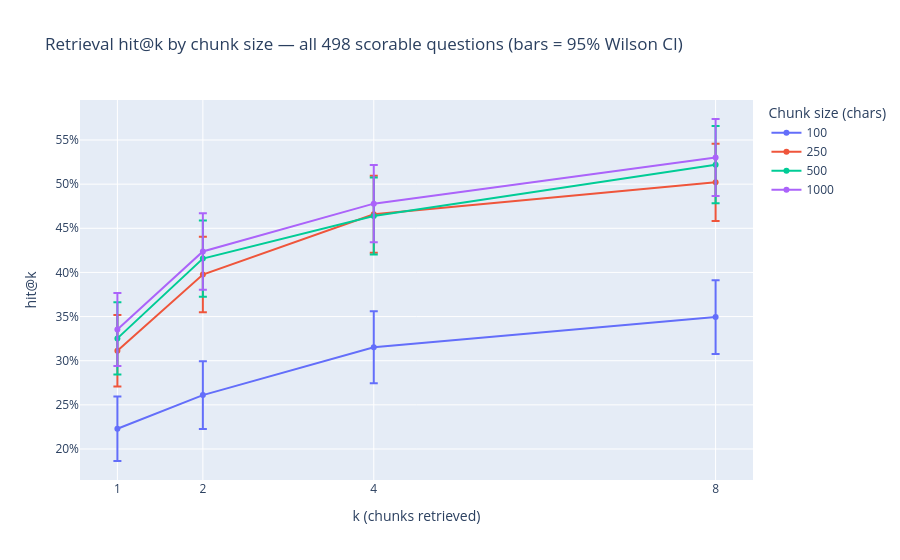

Notebook code cell kept with this figure:
### Code cell
long = pd.concat([
    all_q.assign(k=k, hit=all_q[f"hit@{k}"], ci=all_q[f"ci95@{k}"])[["chunk_size", "k", "hit", "ci"]]
    for k in ks
])
long["chunk_size"] = long["chunk_size"].astype(str)
fig = px.line(
    long, x="k", y="hit", color="chunk_size", error_y="ci", markers=True,
    labels={"k": "k (chunks retrieved)", "hit": "hit@k", "chunk_size": "Chunk size (chars)"},
    title="Retrieval hit@k by chunk size — all 498 scorable questions (bars = 95% Wilson CI)",
)
fig.update_layout(yaxis_tickformat=".0%")
fig.update_xaxes(tickvals=ks)
fig.show()

### Figure 1 — Plotly figure (JSON) as saved in the notebook; plotly's stock layout.template omitted (floating-point values rounded to 4 significant figures)
{"data": [{"error_y": {"array": [0.03648, 0.03847, 0.04068, 0.04173]}, "hovertemplate": "Chunk size (chars)=100<br>k (chunks retrieved)=%{x}<br>hit@k=%{y}<extra></extra>", "legendgroup": "100", "line": {"color": "#636efa", "dash": "solid"}, "marker": {"symbol": "circle"}, "mode": "lines+markers", "name": "100", "orientation": "v", "showlegend": true, "type": "scatter", "x": [1, 2, 4, 8], "xaxis": "x", "y": [0.2229, 0.261, 0.3153, 0.3494], "yaxis": "y"}, {"error_y": {"array": [0.04054, 0.04283, 0.04365, 0.04375]}, "hovertemplate": "Chunk size (chars)=250<br>k (chunks retrieved)=%{x}<br>hit@k=%{y}<extra></extra>", "legendgroup": "250", "line": {"color": "#EF553B", "dash": "solid"}, "marker": {"symbol": "circle"}, "mode": "lines+markers", "name": "250", "orientation": "v", "showlegend": true, "type": "scatter", "x": [1, 2, 4, 8], "xaxis": "x", "y": [0.3112, 0.3976, 0.4659, 0.502], "yaxis": "y"}, {"error_y": {"array": [0.04101, 0.04312, 0.04363, 0.0437]}, "hovertemplate": "Chunk size (chars)=500<br>k (chunks retrieved)=%{x}<br>hit@k=%{y}<extra></extra>", "legendgroup": "500", "line": {"color": "#00cc96", "dash": "solid"}, "marker": {"symbol": "circle"}, "mode": "lines+markers", "name": "500", "orientation": "v", "showlegend": true, "type": "scatter", "x": [1, 2, 4, 8], "xaxis": "x", "y": [0.3253, 0.4157, 0.4639, 0.5221], "yaxis": "y"}, {"error_y": {"array": [0.04133, 0.04324, 0.0437, 0.04367]}, "hovertemplate": "Chunk size (chars)=1000<br>k (chunks retrieved)=%{x}<br>hit@k=%{y}<extra></extra>", "legendgroup": "1000", "line": {"color": "#ab63fa", "dash": "solid"}, "marker": {"symbol": "circle"}, "mode": "lines+markers", "name": "1000", "orientation": "v", "showlegend": true, "type": "scatter", "x": [1, 2, 4, 8], "xaxis": "x", "y": [0.3353, 0.4237, 0.4779, 0.5301], "yaxis": "y"}], "layout": {"legend": {"title": {"text": "Chunk size (chars)"}, "tracegroupgap": 0}, "title": {"text": "Retrieval hit@k by chunk size — all 498 scorable questions (bars = 95% Wilson CI)"}, "xaxis": {"anchor": "y", "domain": [0.0, 1.0], "tickvals": [1, 2, 4, 8], "title": {"text": "k (chunks retrieved)"}}, "yaxis": {"anchor": "x", "domain": [0.0, 1.0], "tickformat": ".0%", "title": {"text": "hit@k"}}}}
